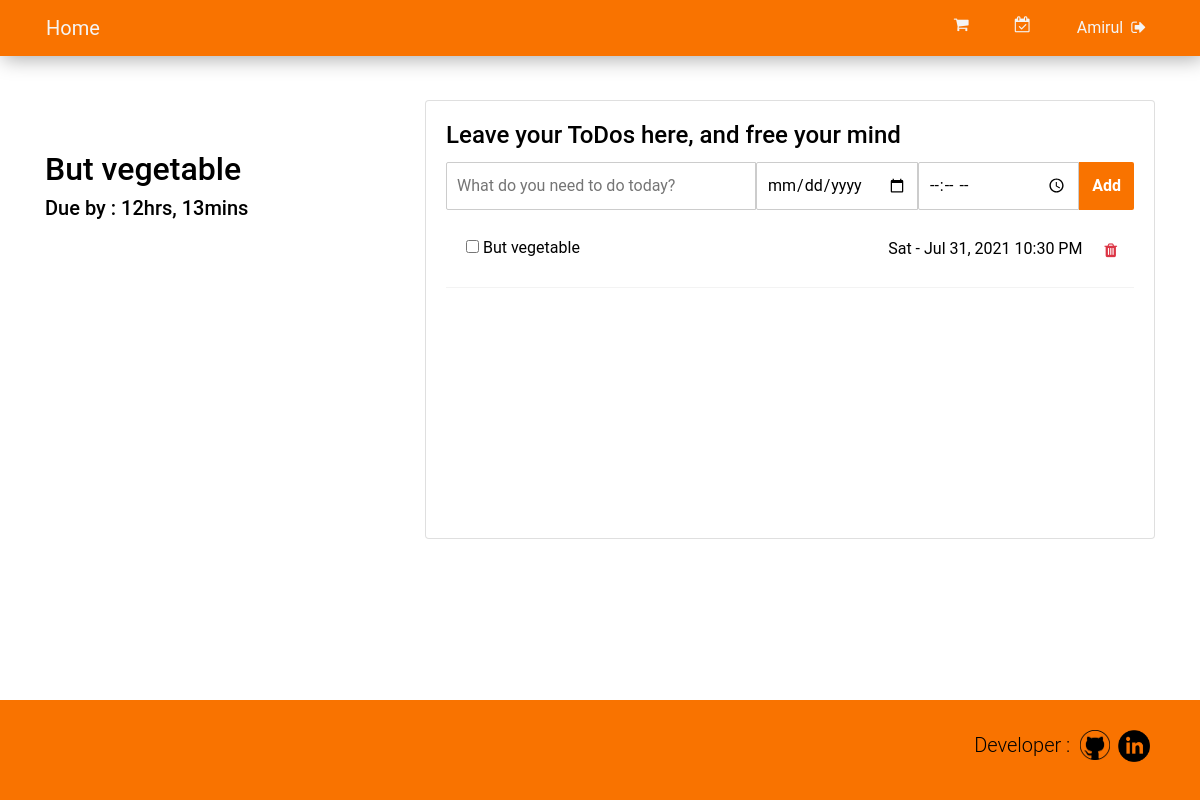
Screenshot of /todos/2 with the database file from the repository.
### tables this page shows
CREATE TABLE users (
       id integer primary key AUTOINCREMENT not null,
       name text not null,
       email text not null,
       password text not null);

CREATE TABLE todos (
       id integer primary key AUTOINCREMENT not null,
       title text not null,
       description text,
       due_date date,
       due_time timestamp,
       status text,
       userid integer not null,
       FOREIGN KEY (userid) references users(id) ON DELETE CASCADE);

### todo/todo.py (the view, shortened to what this page needs)
@bp.route('/todos/<userid>', methods=['GET', 'POST'])
def todos(userid):
    conn = db.get_db()
    cursor = conn.cursor()
    if request.method == "GET":
        cursor.execute("select name from users where id=?",[userid])
        userdata = cursor.fetchone()
        username = userdata[0]
        cursor.execute("select id, title, due_date, due_time, status from todos where userid=? order by due_date, due_time ",[userid])
        data = cursor.fetchall()
        if data:
                first_todo = data[0][1]
                rem_time, status = dt.rem_time_calc(data[0])
        else:
                first_todo = ''
                rem_time, status = '',''
        return render_template('todo/todos.html', data=data, first_todo=first_todo, rem_time=rem_time, status=status, format_date=dt.format_date, format_time=dt.format_time, check_overdue=dt.check_overdue, nav_right_text=username, userid=userid)

### todo/datetimeCalc.py (called while the page is built)
def rem_time_calc(f):
	if f[4]=='checked':
		return '', 'Done'
	else:
		due_date = datetime.datetime.strptime(f[2], '%Y-%m-%d')
		dt = f[3].split(':')
		due_time = datetime.timedelta(hours=int(dt[0])+5, minutes=int(dt[1])+30)
		due_datetime = due_date+due_time
		current_datetime = datetime.datetime.now()
		rem_time = due_datetime - current_datetime
		days = abs(rem_time.days)
		seconds = rem_time.seconds
		hours = seconds//3600
		minutes = (seconds//60)%60
		if days==0:
			rem_time = f'{hours}hrs, {minutes}mins'
		else:
			rem_time = f'{days}days, {hours}hrs, {minutes}mins'
		if due_datetime > current_datetime:
			status = 'Due'
		else:
			status = 'Overdue'
		return ' by : '+rem_time, status

def check_overdue(due_date, due_time,status):
	if status=='checked':
		return ''
	else:
		due_date = datetime.datetime.strptime(due_date, '%Y-%m-%d')
		dt = due_time.split(':')
		due_time = datetime.timedelta(hours=int(dt[0]), minutes=int(dt[1]))
		due_datetime = due_date+due_time
		current_datetime = datetime.datetime.now()
		if due_datetime < current_datetime:
			status = 'Overdue'
			return status

def format_date(d):
	d = datetime.datetime.strptime(str(d), '%Y-%m-%d')
	d = d.strftime("%a - %b %d, %Y")
	return d

def format_time(t):
	t = datetime.datetime.strptime(t, "%H:%M")
	t = t.strftime("%I:%M %p")
	return t

### todo/db.py (called while the page is built)
def get_db():
	if 'db' not in g:
		dbname = current_app.config['DATABASE']
		g.db = sqlite3.connect(dbname)
		g.db.execute("PRAGMA foreign_keys = ON;")
	return g.db

### todo/templates/todo/todos.html (shortened to what this page needs)
{% extends "todo/base.html" %}
{% block header %}
	<div class='row'>
	    <div class='col-lg-4'>
		{%if first_todo!='' %}
		<div class='first-todo' style='margin-top:50px; margin-bottom:50px'>
		<h2>{{first_todo}}</h2>
		<h5>{{status}}{{rem_time}}</h5>
		</div>
		{%endif%}
	    </div>
	    <div class='col-lg-8'>
                <div class="card">
                    <div class="card-body">
                        <h4 class="card-title">Leave your ToDos here, and free your mind</h4>
			<form action="{{url_for('todo.todos', userid=userid)}}" method="POST">
                        <div class="d-flex">
				<input type="text" class=" add-input" placeholder="What do you need to do today?" name='new-todo' required>
				<input type="date" class=" add-input todo-date" placeholder="Enter the due date" name='new-todo-date'>
				<input type="time" class=" add-input todo-time" placeholder="Enter the due date" name='new-todo-time'>
				<button type='submit' class="btn add-btn">Add</button>
			</div>
			</form>
			    <div class='scroll-area-sm'>
                            <ul class="todo-list">
				{% for id, title, due_date, due_time, status in data %}
                                <li>
				<div class='content-wrapper '>
                                    <form action="{{url_for('functions.tick', id=id, userid=userid, status='', table='todos')}}" method="POST">
                                    <div class="form-check"> <label class="form-check-label"style="text-decoration:{%if status=='checked'%}line-through;{%endif%}"> <input class="tickitem checkbox" type="checkbox" name='tick' {{status}}> {{title}} </label>
				     </div>
				    </form>
				    <div class="content-right">
				    <form class='delete-form' action="{{url_for('functions.delete', id=id, table='todos', userid=userid)}}" method="POST">
					{{format_date(due_date)}}  {{format_time(due_time)}}<button class="delete-btn border-0 btn-transition btn btn-outline-danger" style="margin-left:10px"> <i class="fa fa-trash"></i> </button> </div>
				</div>
                                </li>
				{%endfor%}
                            </ul>
			    </div>
                    </div>
                </div>
	   </div>
	</div>
{% endblock %}

### todo/templates/todo/base.html (shortened to what this page needs)
<html>
	<head>
		<link rel="stylesheet" href="https://stackpath.bootstrapcdn.com/bootstrap/4.4.1/css/bootstrap.min.css">
		<link href='{{ url_for('static', filename='main.css')}}' rel='stylesheet'/>
		<link rel="stylesheet" href="https://cdnjs.cloudflare.com/ajax/libs/font-awesome/4.7.0/css/font-awesome.min.css">
	</head>
	<body>
		<nav class="navbar fixed-top ">
			  <a class="navbar-brand" href="/">Home</a>
			  <ul class="navbar-nav" style='margin-right:30px'>
				{%if userid%}
				<li class="nav-item">
					<a class="nav-link" style='padding:8px;' data-value="shopping" href="{{url_for("todo.shopping",userid=userid)}}"><i class="fa fa-shopping-cart"></i></a>
		    		</li>
				<li class="nav-item">
					<a class="nav-link" style='padding:8px;' data-value="todo" href="{{url_for("todo.todos", userid=userid)}}"><i class="fa fa-calendar-check-o"></i></a>
		    		</li>
				<li class="nav-item">
					<a class="nav-link" style='padding:8px;' data-value="about" href="/">{{nav_right_text}}&nbsp;&nbsp;<i class="fa fa-sign-out"></i></a>
		    		</li>
                                {%endif%}
			  </ul>
		</nav>
		<div class="container" id='main' style='margin-top:100px; margin-bottom:150px'>
			{% block header %}
			{% endblock %}
		</div>
		<footer class="footer fixed-bottom">
			<div class="row">
				<div class='row' id='developer'>
					<p class="text-center lead">Developer : &nbsp;</p>
					 <a href="https://github.com/amirul-dev">
	  					<img src='{{ url_for('static', filename='github.png')}}' alt="github" height='30px' width='30px'>
					</a>
					<a href="https://www.linkedin.com/in/amirul-haqe/">
	  					<img src='{{ url_for('static', filename='linkedin.png')}}' alt="github" height='32px' width='32px'>
					</a>
				</div>
			</div>
		</footer>
	</body>
</html>

### todo/static/main.css (style rules this page uses)
:root { --orange: #F97300; }
p { font-family:Roboto; font-size:16px; }
body { margin:auto; font-family:Roboto; font-size:16px; color:black; background-color:white; }
.navbar { background: var(--orange); box-shadow: 3px 3px 20px #aaaaaa; }
.nav-link , .navbar-brand { color: #f4f4f4; margin-left:30px; }
.navbar-nav { flex-direction: row; }
.footer { height:100px; background:var(--orange); }
.btn { color:white; background:var(--orange); }
#developer { margin-top:30px; position: absolute; right:0px; margin-right:50px; }
.add-btn { border-radius: 2px; border-top-left-radius: 0; border-bottom-left-radius: 0; font-weight:bold; }
.add-input { width: 100%; padding: 10px; border: 1px solid #ccc; border-radius: 2px; border-top-right-radius: 0; border-bottom-right-radius: 0; }
.todo-date, .todo-time { width:50% }
.d-flex { margin-bottom:20px; }
.todo-list, .shopping-list { list-style: none; padding: 0px; list-style: none; }
.todo-list li { padding: .4rem 0; border-bottom: 1px solid #f3f3f3 }
.content-wrapper { display: flex; }
.content-right { margin-left: auto; margin-right:5px; }
.todo-list .btn, .shopping-list .btn { background:white; }
.btn-outline-danger { color: #DC3545; }
.scroll-area-sm { height: 288px; overflow-x: hidden }

### rows the page displays
users: name "Amirul"
todos: title "But vegetable", due_date "Sat - Jul 31, 2021", due_time "10:30 PM"

### other values shown
{{ status }} "Due"
{{ rem_time }} "by : 12hrs, 13mins"
